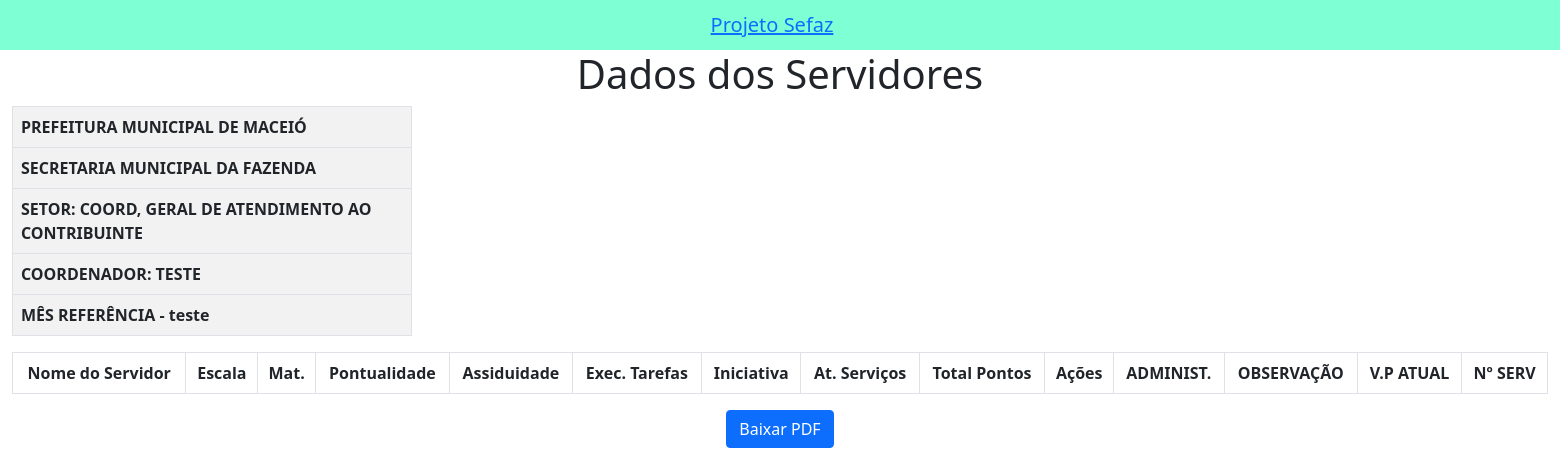
/dados_servidor/, run on an earlier commit of the app's database.
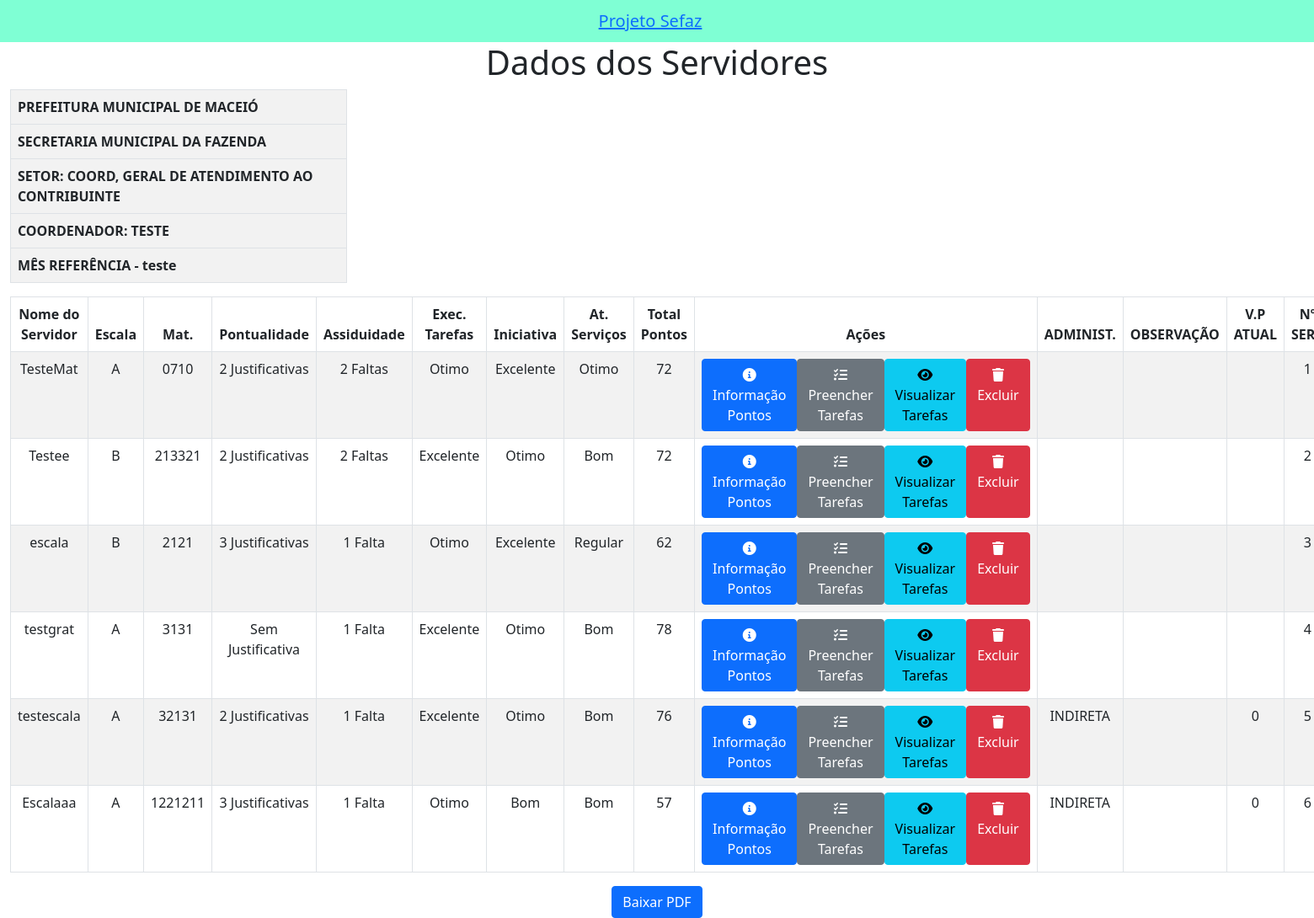
And on a later commit of the database.
### app_cad_serv/models.py (models this page shows)
class Servidor(models.Model):
    ESCALA_CHOICES = [
        ('A', 'A'),
        ('B', 'B'),
        ('C', 'C'),
        ('D', 'D'),
    ]
    PONTUALIDADE_CHOICES = [
        ('Sem Justificativa', 'Sem Justificativa'),
        ('2 Justificativas', '2 Justificativas'),
        ('3 Justificativas', '3 Justificativas'),
        ('5 Justificativas', '5 Justificativas'),
    ]
    ASSIDUIDADE_CHOICES = [
        ('Sem Faltas', 'Sem Faltas'),
        ('1 Falta', '1 Falta'),
        ('2 Faltas', '2 Faltas'),
        ('3 Faltas', '3 Faltas'),
    ]
    EXECUCAO_TAREFAS_CHOICES = [
        ('Excelente', 'Excelente'),
        ('Otimo', 'Ótimo'),
        ('Bom', 'Bom'),
        ('Regular', 'Regular'),
    ]
    INICIATIVA_CHOICES = [
        ('Excelente', 'Excelente'),
        ('Otimo', 'Ótimo'),
        ('Bom', 'Bom'),
        ('Regular', 'Regular'),
    ]
    ATENDIMENTO_SERVICOS_CHOICES = [
        ('Excelente', 'Excelente'),
        ('Otimo', 'Ótimo'),
        ('Bom', 'Bom'),
        ('Regular', 'Regular'),
    ]
    TIPO_ESCALA_CHOICES = [
        ('DIRETA', 'Direta'),
        ('INDIRETA', 'Indireta'),
    ]
    TIPO_MODALIDADE_CHOICES = [
        ('PRESENCIAL', 'Presencial'),
        ('REMOTO', 'Remoto'),
    ]
    nome = models.CharField(max_length=100, null=False, default='')
    escala = models.CharField(max_length=10, choices=ESCALA_CHOICES)
    tipo_escala = models.CharField(max_length=10, choices=TIPO_ESCALA_CHOICES, default='')
    matricula = models.CharField(max_length=10, null=False, default='', unique=True)
    pontualidade = models.CharField(max_length=50, choices=PONTUALIDADE_CHOICES)
    assiduidade = models.CharField(max_length=10, choices=ASSIDUIDADE_CHOICES)
    execucao_tarefas = models.CharField(max_length=10, choices=EXECUCAO_TAREFAS_CHOICES)
    iniciativa = models.CharField(max_length=10, choices=INICIATIVA_CHOICES)
    atendimento_servicos = models.CharField(max_length=10, choices=ATENDIMENTO_SERVICOS_CHOICES)
    total_pontos = models.IntegerField(default=0)
    gratificacao_pontos = models.IntegerField(default=0)
    tipo_modalidade = models.CharField(max_length=10,choices=TIPO_MODALIDADE_CHOICES, default='')

### app_cad_serv/views.py (the view)
# urls.py: path('dados_servidor/', views.dados_servidor, name='dados_servidor'),
def dados_servidor(request):
    servidores = Servidor.objects.all()
    valores_escala = {
        'A': calcular_valores_escala('DIRETA', 16.20),  # Substitua pelos valores reais que você deseja
        'B': calcular_valores_escala('DIRETA', 10.10),
        'C': calcular_valores_escala('DIRETA', 10.24),
        'D': calcular_valores_escala('DIRETA', 20.51),
    }
    return render(request, 'servidores/dados_servidor.html', {'servidores': servidores, 'valores_escala': valores_escala})

### app_cad_serv/views.py (called while the page is built)
def calcular_valores_escala(tipo_escala, escala):
    if tipo_escala == 'DIRETA':
        valores_escala = {'A': 16.71, 'B': 24.98, 'C': 36.46, 'D': 50.65}
    elif tipo_escala == 'INDIRETA':
        valores_escala = {'A': 11.02, 'B': 16.71, 'C': 24.98, 'D': 36.46}
    else:
        print(f"Tipo de escala desconhecido: {tipo_escala}")
        valores_escala = {'A': 1, 'B': 1, 'C': 1, 'D': 1}
    result = valores_escala.get(escala, 0)
    print(f"Valor da escala {escala}: {result}")
    return result

### app_cad_serv/templates/servidores/dados_servidor.html (shortened to what this page needs)
<!DOCTYPE html>
<html lang="en">
<head>
  <link href="https://cdn.jsdelivr.net/npm/bootstrap@5.0.2/dist/css/bootstrap.min.css" rel="stylesheet">
  <link rel="stylesheet" href="https://cdnjs.cloudflare.com/ajax/libs/font-awesome/6.0.0-beta3/css/all.min.css">
</head>
<body class="m-0">
  <nav style="background-color: aquamarine !important;" class="navbar navbar-light bg-light w-200">
    <div class="container text-center">
      <span class="navbar-brand mb-0 h1"><a href="{% url 'home' %}"> Projeto Sefaz </a></span>
    </div>
  </nav>
  <div class="container-fluid text-center">
    <h1>Dados dos Servidores</h1>
    <table class="table table-bordered table-top">
      <tbody>
        <tr>
          <td>PREFEITURA MUNICIPAL DE MACEIÓ</td>
        </tr>
        <tr>
          <td>SECRETARIA MUNICIPAL DA FAZENDA</td>
        </tr>
        <tr>
          <td>SETOR: COORD, GERAL DE ATENDIMENTO AO CONTRIBUINTE</td>
        </tr>
        <tr>
          <td>COORDENADOR: TESTE</td>
        </tr>
        <tr>
          <td>MÊS REFERÊNCIA - teste </td>
        </tr>
      </tbody>
    </table>
    <table class="table table-bordered table-striped">
      <thead>
        <tr>
          <th>Nome do Servidor</th>
          <th>Escala</th>
          <th>Mat.</th>
          <th>Pontualidade</th>
          <th>Assiduidade</th>
          <th>Exec. Tarefas</th>
          <th>Iniciativa</th>
          <th>At. Serviços</th>
          <th>Total Pontos</th>
          <th>Ações</th>
          <th>ADMINIST.</th>
          <th>OBSERVAÇÃO</th>
          <th>V.P ATUAL</th>
          <th> Nº SERV </th>
        </tr>
      </thead>
      <tbody>
        {% for servidor in servidores %}
          <tr>
            <td>{{ servidor.nome }}</td>
            <td>{{ servidor.escala }}</td>
            <td>{{ servidor.matricula }}</td>
            <td>{{ servidor.pontualidade }}</td>
            <td>{{ servidor.assiduidade }}</td>
            <td>{{ servidor.execucao_tarefas }}</td>
            <td>{{ servidor.iniciativa }}</td>
            <td>{{ servidor.atendimento_servicos }}</td>
            <td>{{ servidor.total_pontos }}</td>
            <td>
              <div class="d-flex">
                <a href="{% url 'relatorio_servidor' servidor.id %}" class="btn btn-primary mr-2">
                  <i class="fa fa-info-circle"></i> Informação Pontos
                </a>
                <a href="{% url 'preencher_tarefas' servidor.id %}" class="btn btn-secondary mr-2">
                  <i class="fa fa-tasks"></i> Preencher Tarefas
                </a>
                <a href="{% url 'visualizar_tarefas_servidor' servidor.id %}" class="btn btn-info mr-2">
                  <i class="fa fa-eye"></i> Visualizar Tarefas
                </a>
                <a href="{% url 'excluir_servidor' servidor.id %}" class="btn btn-danger">
                  <i class="fa fa-trash"></i> Excluir
                </a>
              </div>
            </td>
            <td>{{ servidor.tipo_escala }}</td>
            <td>{{ servidor.tipo_modalidade }}</td>
            <td>
              {% if servidor.tipo_escala == 'DIRETA' %}
                {% if servidor.escala == 'A' %}
                  {{ valores_escala.A }}
                {% elif servidor.escala == 'B' %}
                  {{ valores_escala.B }}
                {% elif servidor.escala == 'C' %}
                  {{ valores_escala.C }}
                {% elif servidor.escala == 'D' %}
                  {{ valores_escala.D }}
                {% endif %}
              {% elif servidor.tipo_escala == 'INDIRETA' %}
                {% if servidor.escala == 'A' %}
                  {{ valores_escala.A }}
                {% elif servidor.escala == 'B' %}
                  {{ valores_escala.B }}
                {% elif servidor.escala == 'C' %}
                  {{ valores_escala.C }}
                {% elif servidor.escala == 'D' %}
                  {{ valores_escala.D }}
                {% endif %}
              {% endif %}
            </td>
            <td> {{ servidor.id }}</td>
          </tr>
        {% endfor %}
      </tbody>
    </table>
    <a href="{% url 'download_pdf' %}" class="btn btn-primary">Baixar PDF</a>
  </div>
</body>
</html>

### app_cad_serv/templates/servidores/dados_servidor.html (style rules this page uses)
.navbar-brand { text-align: center; width: 100%; }
.table-top { max-width: 400px; font-weight: bold; background-color: #f2f2f2; }
.table-top td { text-align: start; }

What changed in the data, as far as the page shows it:
added Servidor: nome "TesteMat", escala "A", matricula "0710", pontualidade "2 Justificativas", assiduidade "2 Faltas", execucao_tarefas "Otimo", iniciativa "Excelente", atendimento_servicos "Otimo", total_pontos "72", id "1"
added Servidor: nome "Testee", escala "B", matricula "213321", pontualidade "2 Justificativas", assiduidade "2 Faltas", execucao_tarefas "Excelente", iniciativa "Otimo", atendimento_servicos "Bom", total_pontos "72", id "2"
added Servidor: nome "escala", escala "B", matricula "2121", pontualidade "3 Justificativas", assiduidade "1 Falta", execucao_tarefas "Otimo", iniciativa "Excelente", atendimento_servicos "Regular", total_pontos "62", id "3"
added Servidor: nome "testgrat", escala "A", matricula "3131", pontualidade "Sem Justificativa", assiduidade "1 Falta", execucao_tarefas "Excelente", iniciativa "Otimo", atendimento_servicos "Bom", total_pontos "78", id "4"
added Servidor: nome "testescala", escala "A", matricula "32131", pontualidade "2 Justificativas", assiduidade "1 Falta", execucao_tarefas "Excelente", iniciativa "Otimo", atendimento_servicos "Bom", total_pontos "76", tipo_escala "INDIRETA", A "0", id "5"
added Servidor: nome "Escalaaa", escala "A", matricula "1221211", pontualidade "3 Justificativas", assiduidade "1 Falta", execucao_tarefas "Otimo", iniciativa "Bom", atendimento_servicos "Bom", total_pontos "57", tipo_escala "INDIRETA", A "0", id "6"
